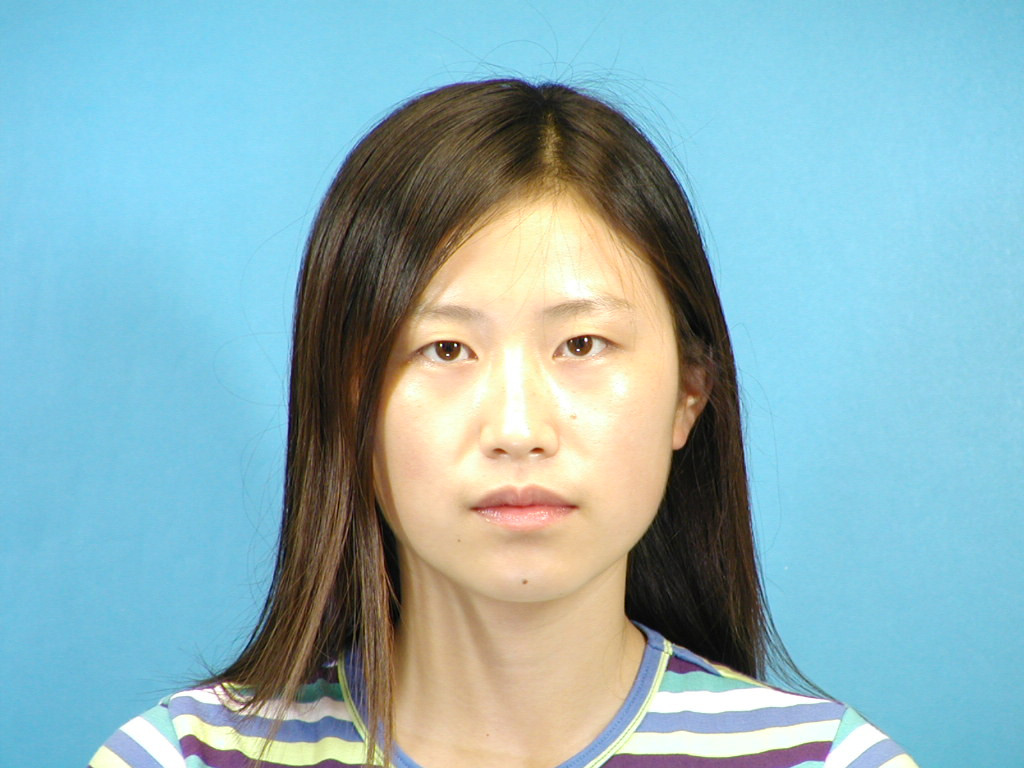
#> input picture pic/CNHK/photo/f-039-01.jpg, 1024 x 768 px, found by its file name; its folder holds 4 pictures in this run
$ python sketchedit.py
#> lines starting #> are read from the running program, lines starting #| are printed output that depends on the picture; pictures that were not available may be replaced by others from this repository, and a replacement may not be noted
import requests
from json import JSONDecoder
import datetime
import cv2
import numpy as np
import os

http_url = "https://api-cn.faceplusplus.com/facepp/v3/detect"
key = "s7iWsJnl0ZfAMJu_IZ4V5mnZyinMGz0n"
secret = "o6USx6dPtPKrC_hTO-znQn4WV1zZbyEF"


def detect_face(http_url, key, secret, filepath1):
    data = {"api_key": key, "api_secret": secret, "return_landmark": "1"}
    files = {"image_file": open(filepath1, "rb")}
    img = cv2.imread(filepath1, 0)
    files = {"image_file": open(filepath1, "rb")}
    starttime = datetime.datetime.now()
    response = requests.post(http_url, data=data, files=files)
    endtime = datetime.datetime.now()
    print((endtime - starttime).seconds)
    req_con = response.content.decode('utf-8')
    req_dict = JSONDecoder().decode(req_con)
    fo = open("response", "w")
    fo.write(str(req_dict))
    fo.close()
    return req_dict


def analyze_response(req_dict):
    faces = req_dict['faces']
    for i in range(len(faces)):
        face_rectangle = faces[i]['face_rectangle']
        left = face_rectangle['left']
        width = face_rectangle['width']
        top = face_rectangle['top']
        height = face_rectangle['height']
    return left, width, top, height


filepath = "D:/pic/CNHK/photo/"
files = os.listdir(filepath)
for file in files:
    if not os.path.isdir(file):
        path1 = filepath + file
        file = file.rstrip('.jpg')
        file = file.rstrip('.JPG')
        file = file.rstrip('.jpeg')
        file = file.rstrip('.JPEG')
        path2 = 'D:/pic/CNHK/sketch/' + file + '-sz1.jpg'
        img1 = cv2.imread(path1, 0)
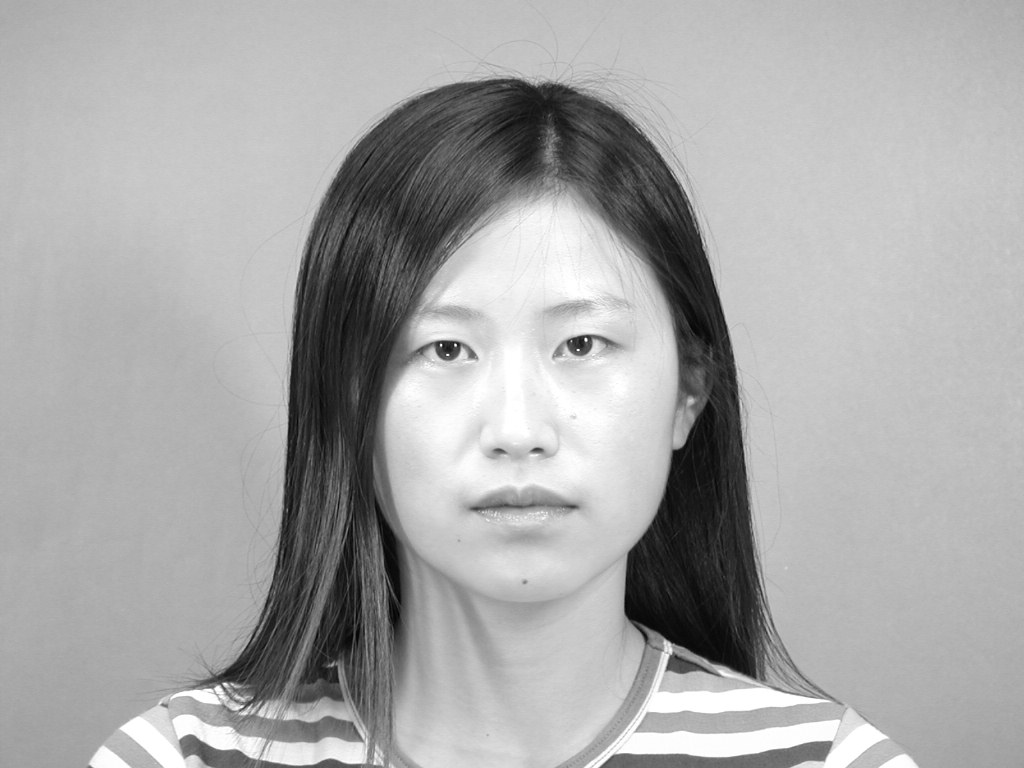
#> img1: shape (768, 1024); min 0, max 255, mean 168.3
        img2o = cv2.imread(path2, 0)
        sketchhead = img2o[82:img2o.shape[0], 3:img2o.shape[1]-3]
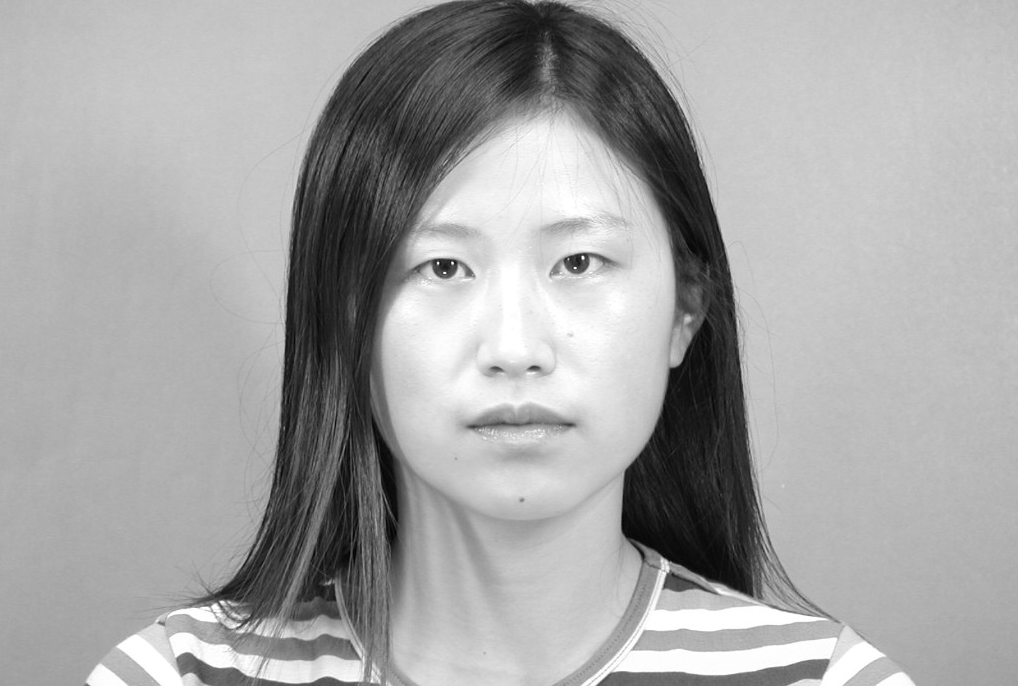
#> sketchhead: shape (686, 1018); min 0, max 255, mean 165.7
        img2 = np.zeros((768,768),np.uint8)
        img2.fill(255)
        img2[0:768, 66:702] = cv2.resize(sketchhead, (636, 768))
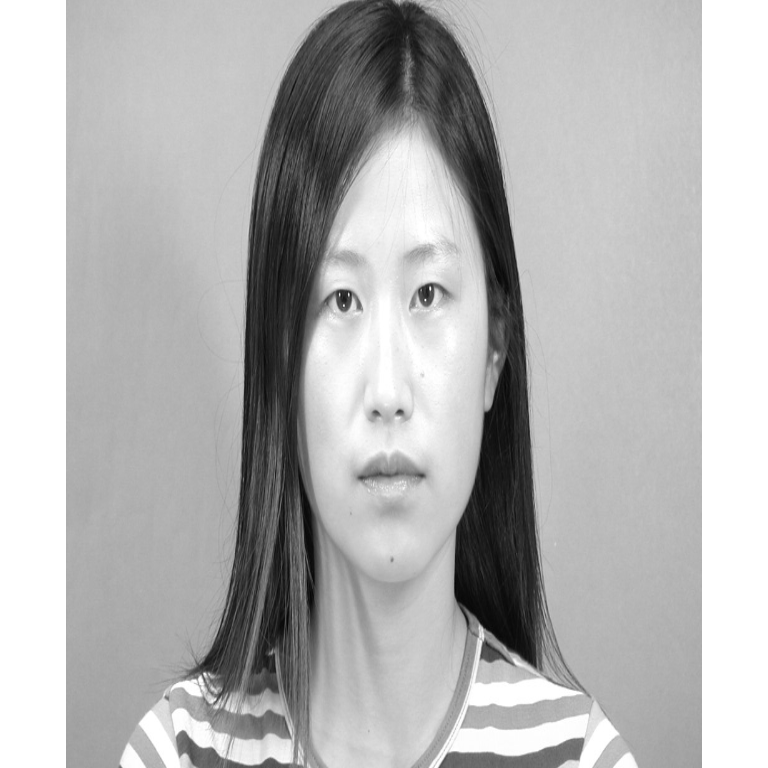
#> img2: shape (768, 768); min 3, max 255, mean 181
        img2 = cv2.medianBlur(img2,3)
        cv2.imwrite('D:/pic/aim' + 'pertreated' + file+'.jpg', img2)
#> pass 2 of the loop `for file in files:`:
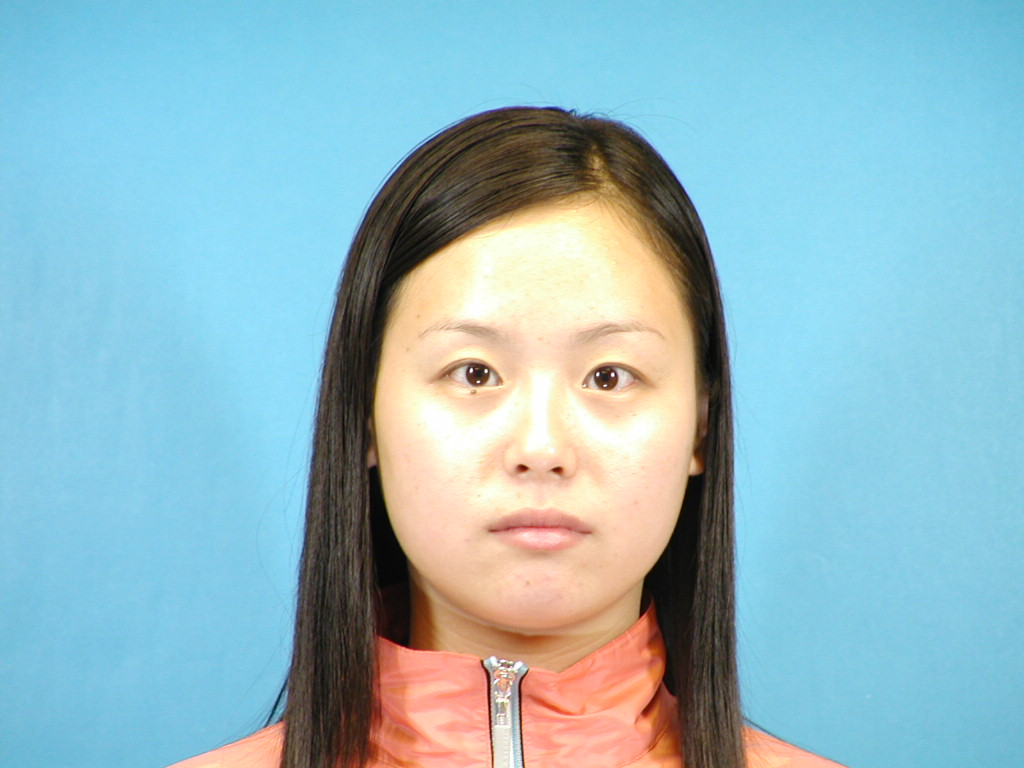
#> input picture pic/CNHK/photo/f-040-01.jpg, 1024 x 768 px, found by its file name
#> `sketchhead = img2o[82:img2o.shape[0], 3:img2o.shape[1]-3]`:
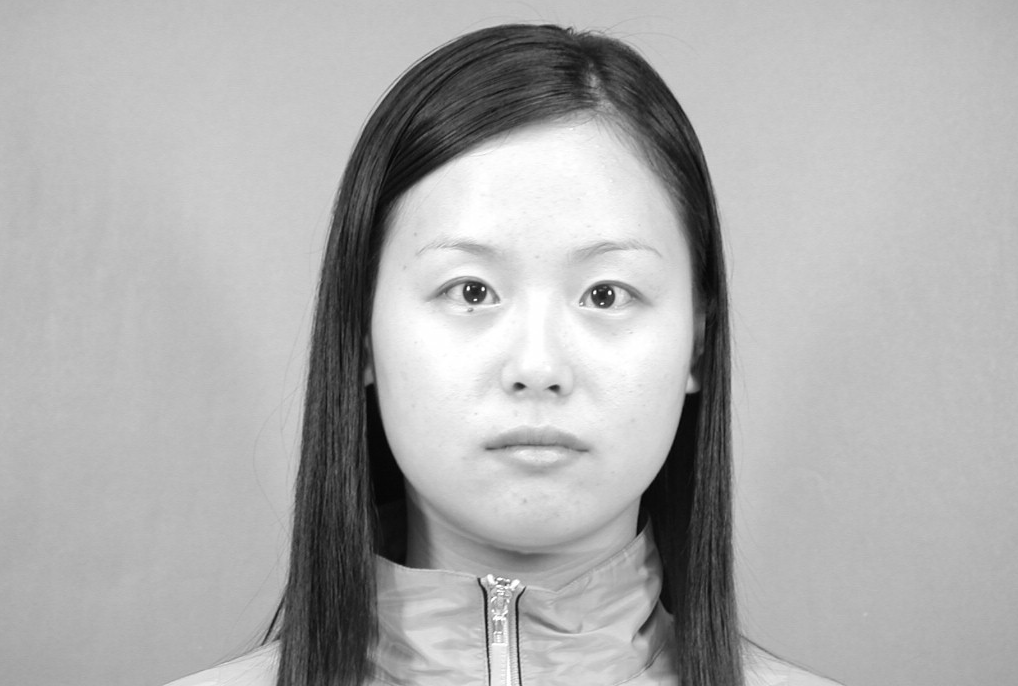
#> sketchhead: shape (686, 1018); min 2, max 255, mean 173.4
#> `img2[0:768, 66:702] = cv2.resize(sketchhead, (636, 768))`:
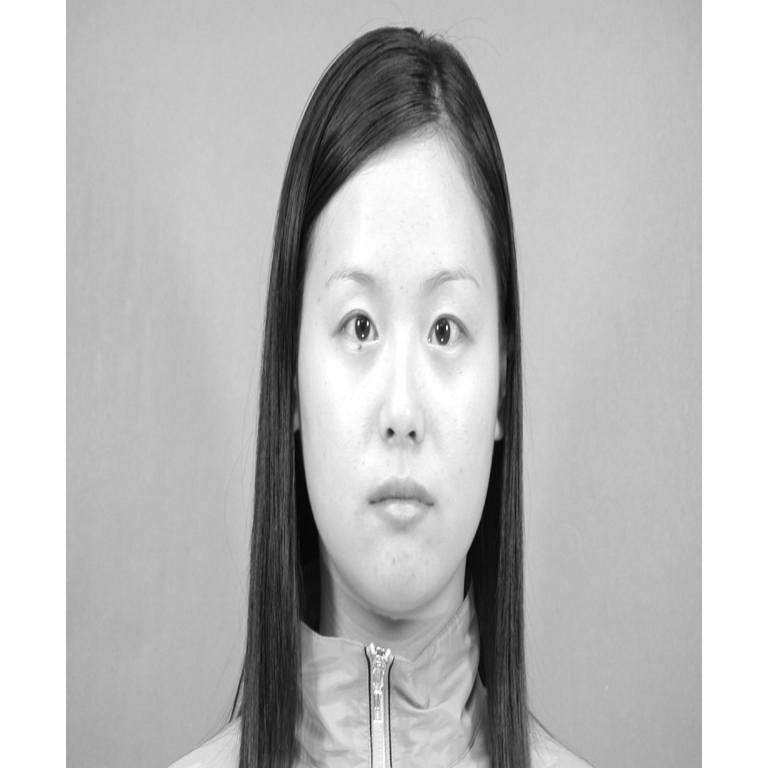
#> img2: shape (768, 768); min 4, max 255, mean 187.4
#> pass 3 of the loop `for file in files:`:
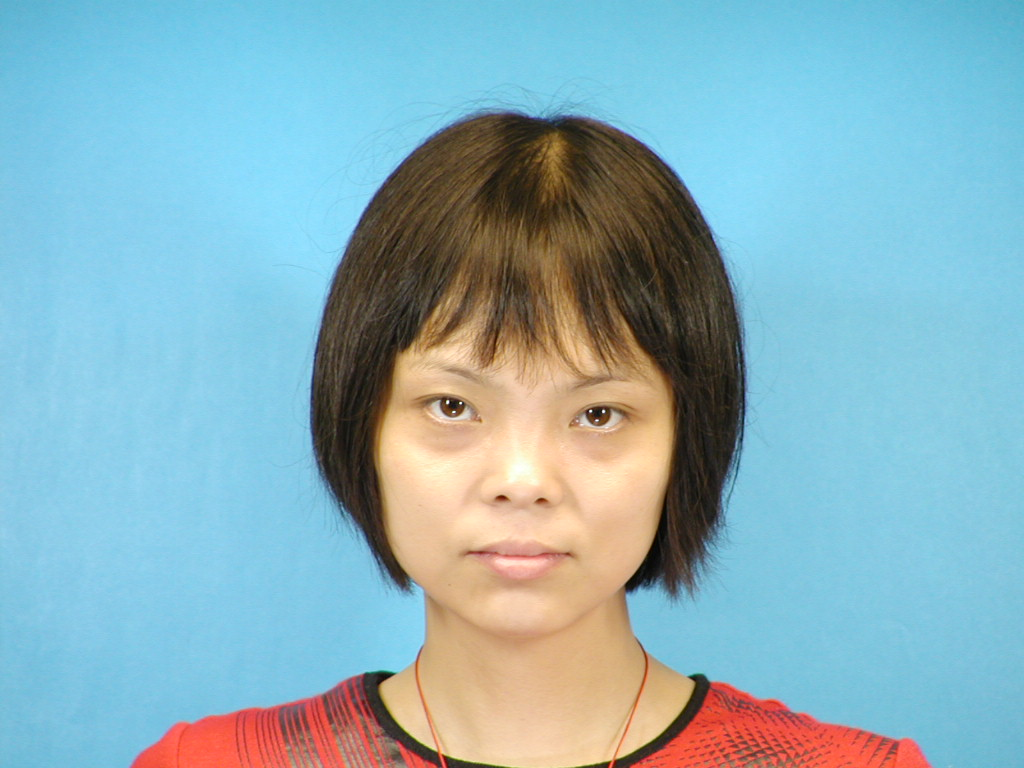
#> input picture pic/CNHK/photo/f-041-01.jpg, 1024 x 768 px, found by its file name
#> `img1 = cv2.imread(path1, 0)`:
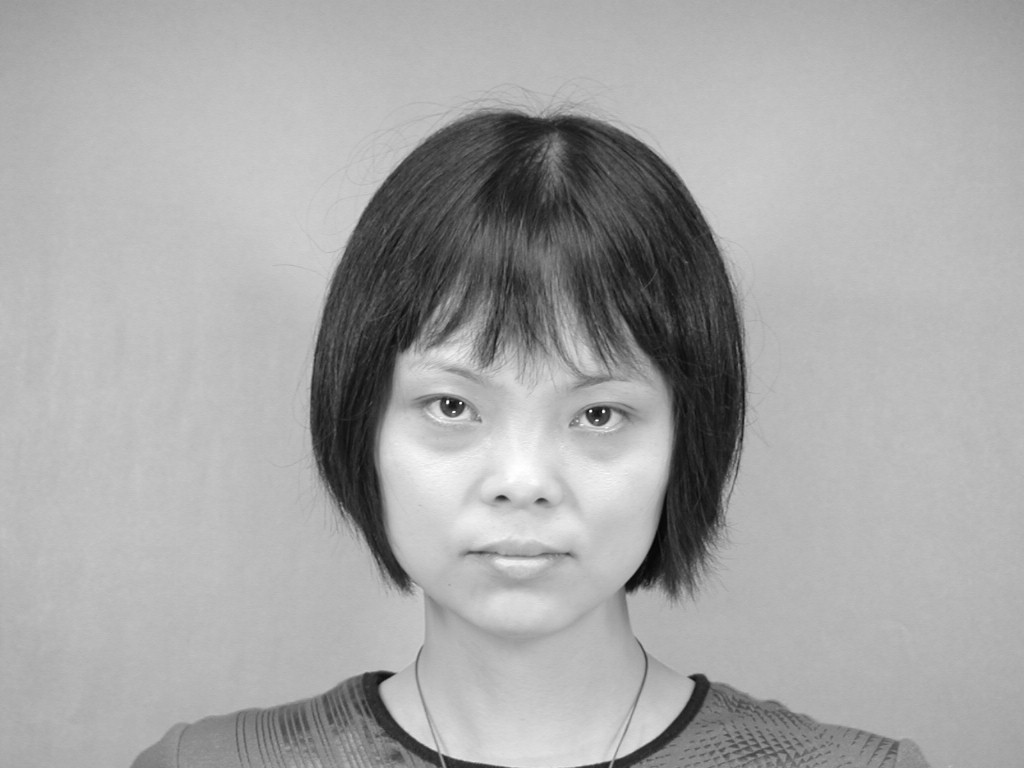
#> img1: shape (768, 1024); min 1, max 255, mean 166
#> (the run stopped early here; a loop or call above may not have finished)
